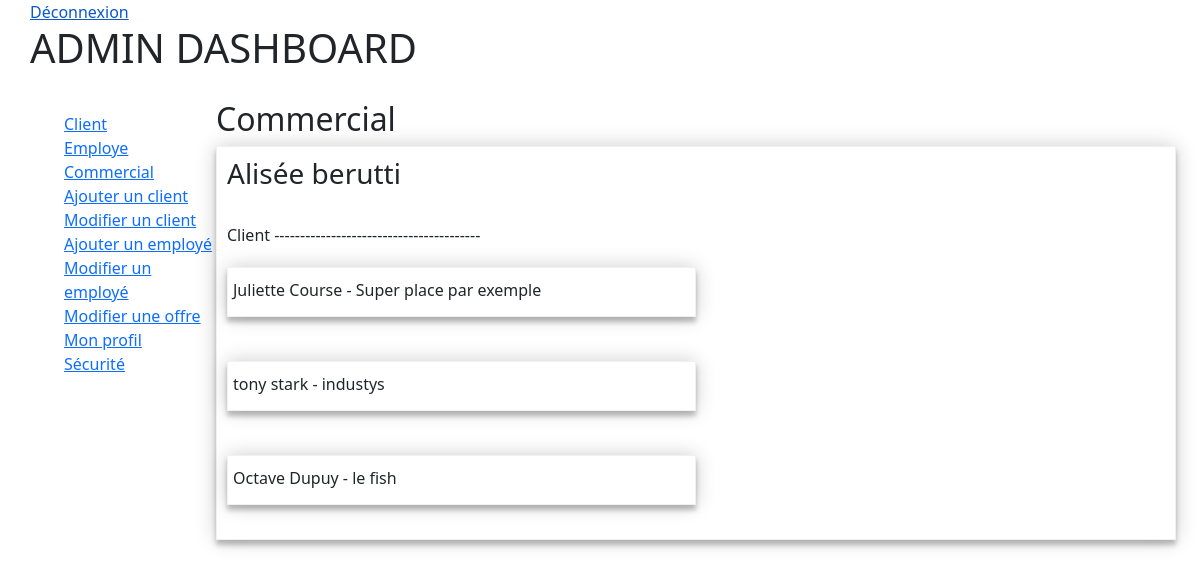
/adminCom.php, run on the app's committed database.
### tables this page shows
CREATE TABLE `TandB` (
  `idTB` int(11) NOT NULL,
  `nomComplet` varchar(100) NOT NULL,
  `mail` varchar(100) NOT NULL,
  `telephone` varchar(10) NOT NULL,
  `photo` varchar(200) DEFAULT NULL,
  `adresse` varchar(200) NOT NULL,
  `typeContrat` varchar(100) NOT NULL,
  `DateSignature` date NOT NULL,
  `modeRestraint` tinyint(1) NOT NULL DEFAULT '0',
  `idPoste` int(11) NOT NULL
);

CREATE TABLE `Client` (
  `idClient` int(11) NOT NULL,
  `nomComplet` varchar(100) NOT NULL,
  `nomEntreprise` varchar(100) NOT NULL,
  `mail` varchar(100) NOT NULL,
  `telephone` varchar(10) NOT NULL,
  `photo` varchar(200) DEFAULT NULL,
  `localisation` varchar(100) NOT NULL,
  `adresse` varchar(200) NOT NULL,
  `dateSignature` date NOT NULL,
  `dureeEngagement` int(11) NOT NULL,
  `compteGMB` varchar(200) DEFAULT NULL,
  `compteInsta` varchar(200) DEFAULT NULL,
  `compteAnalytics` varchar(200) DEFAULT NULL,
  `MandatSEPA` varchar(200) NOT NULL,
  `CNI` varchar(200) NOT NULL,
  `RIB` varchar(200) NOT NULL,
  `contrat` varchar(200) NOT NULL,
  `siret` varchar(14) NOT NULL,
  `idForfait` int(11) NOT NULL,
  `idSecteur` int(11) NOT NULL,
  `idTB` int(11) NOT NULL
);

### Include/SourceDonnees.inc.php (the view, shortened to what this page needs)
<?php
function SGBDConnect()
{
    $db_username = 'root';
    $db_password = 'root';
    $db_name = 'TickAndBox';
    $db_host = 'localhost';
    $db = mysqli_connect($db_host, $db_username, $db_password, $db_name) or die('could not connect to database');
    return $db;
}
function getClientByIdCom($id)
{
    $requete = "SELECT Client.idClient, Client.nomComplet, Client.nomEntreprise, Client.mail, Client.adresse FROM Client inner join TandB on Client.idTB = TandB.idTB WHERE Client.idTB = $id";
    $db = SGBDConnect();
    $exec_requete = mysqli_query($db, $requete);
    while (list($id, $name, $enterprise, $mail, $adress) = mysqli_fetch_array($exec_requete)) {
        echo "<div id='client'><p>$name - $enterprise  </p></div></br>";
    }
}
function getCommercial()
{
    $requete = "SELECT idTB, nomComplet, mail, telephone FROM TandB WHERE idPoste = 1";
    $db = SGBDConnect();
    $exec_requete = mysqli_query($db, $requete);
    while (list($id, $name, $mail, $tel) = mysqli_fetch_array($exec_requete)) {
        echo "<form><h3>$name </h3></br>";
        echo "Client ----------------------------------------";
        getClientByIdCom($id);
        echo "</form></br>";
    }
}

### style.css (style rules this page uses)
form { width:100%; padding: 10px; border: 1px solid #f1f1f1; box-shadow: 0 0 20px 0 rgba(0, 0, 0, 0.2), 0 5px 5px 0 rgba(0, 0, 0, 0.24); }
#client { background-color: #fff; height: 50px; width: 50%; margin-top: 20px; padding-top: 10px; padding-left: 5px; border: 1px solid #f1f1f1; box-shadow: 0 0 20px 0 rgba(0, 0, 0, 0.2), 0 5px 5px 0 rgba(0, 0, 0, 0.24); }

### data on the page
tandb: nomComplet "Alisée berutti"
client: nomComplet "Juliette Course", nomEntreprise "Super place par exemple"
client: nomComplet "tony stark", nomEntreprise "industys"
client: nomComplet "Octave Dupuy", nomEntreprise "le fish"
